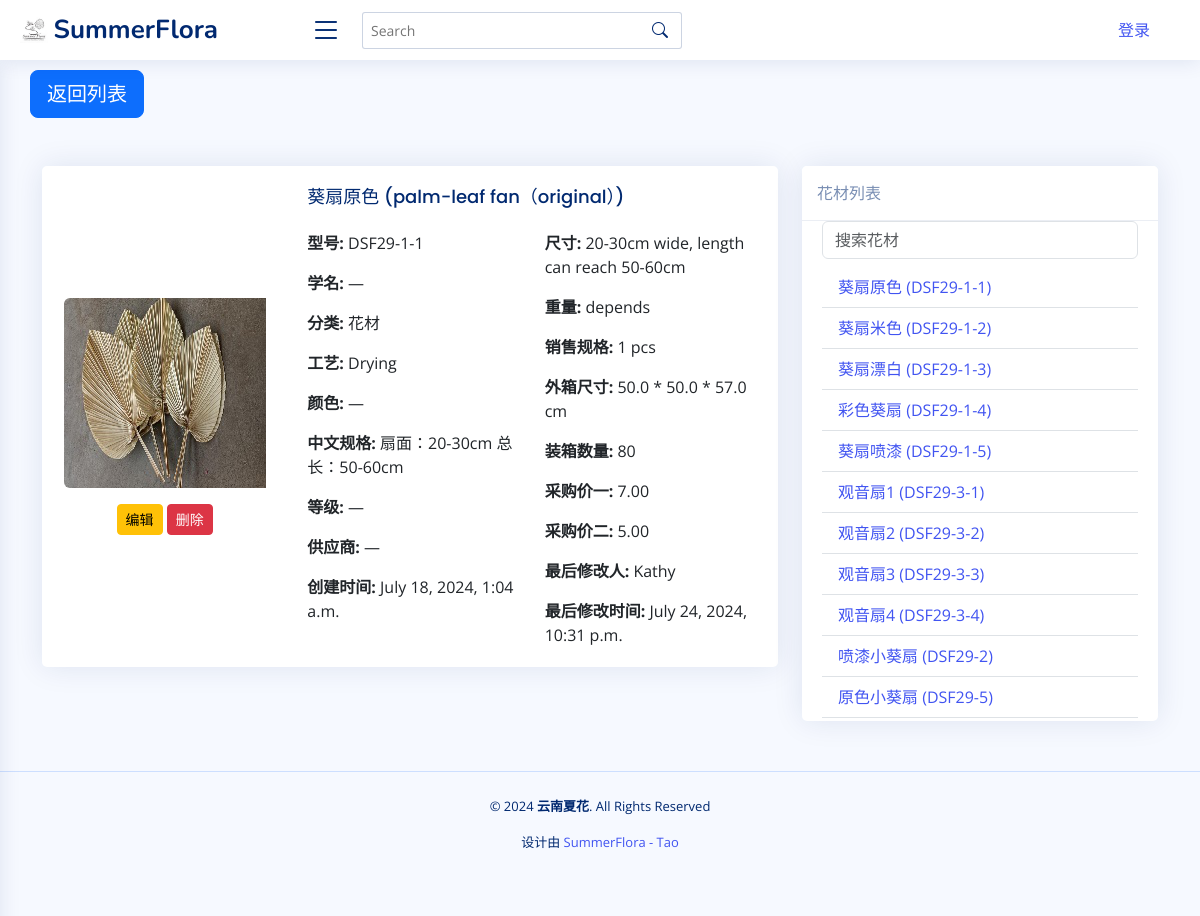
Page /flower_material/DSF29-1-1/ on the committed database.
### app01/models.py (models this page shows, shortened)
class FlowerMaterial(models.Model):
    model = models.CharField(
        max_length=100, blank=False, default="Material0000", primary_key=True
    )
    category = models.ForeignKey(
        Category, on_delete=models.SET_NULL, null=True, default="默认类型"
    )
    image = models.ImageField(upload_to="images/", null=True, blank=True, default=None)
    chinese_name = models.CharField(max_length=200, null=True, blank=True, default="")
    english_name = models.CharField(max_length=200, null=True, blank=True, default="")
    scientific_name = models.CharField(
        max_length=200, null=True, blank=True, default=""
    )
    color = models.CharField(max_length=200, null=True, blank=True, default="")
    chineses_specifications = models.CharField(
        max_length=200, null=True, blank=True, default="无中文规格"
    )
    size = models.CharField(
        max_length=200, help_text="单位：cm", blank=True, default=""
    )
    weight = models.CharField(
        max_length=200, help_text="单位：g", blank=True, default=""
    )
    sale_spec_quantity = models.CharField(
        max_length=200, help_text="销售规格的数字", blank=True, default=""
    )
    sale_spec_unit = models.CharField(
        max_length=10,
        help_text="销售规格的单位",
        choices=[("pcs", "pcs"), ("g", "g"), ("box", "box"), ("kg", "kg")],
        blank=True,
        null=True,
        default="pcs",
    )
    process = models.ForeignKey(
        Process, on_delete=models.SET_NULL, null=True, blank=True, default=None
    )
    outer_box_length = models.FloatField(
        help_text="长度，单位：cm", null=True, blank=True, default=0.0
    )
    outer_box_width = models.FloatField(
        help_text="宽度，单位：cm", null=True, blank=True, default=0.0
    )
    outer_box_height = models.FloatField(
        help_text="高度，单位：cm", null=True, blank=True, default=0.0
    )
    packing_quantity = models.IntegerField(
        help_text="单位：qty", null=True, blank=True, default=0
    )
    grade = models.ForeignKey(
        Grade, on_delete=models.SET_NULL, null=True, blank=True, default=None
    )
    supplier = models.ForeignKey(
        Supplier, on_delete=models.SET_NULL, null=True, blank=True, default=None
    )
    cost_price = models.DecimalField(
        max_digits=10, decimal_places=2, null=True, blank=True, default=0.0
    )  # 成本价
    price_one = models.DecimalField(
        max_digits=10, decimal_places=2, null=True, blank=True, default=0.0
    )
    price_two = models.DecimalField(
        max_digits=10, decimal_places=2, null=True, blank=True, default=0.0
    )
    created_by = models.ForeignKey(
        settings.AUTH_USER_MODEL,
        on_delete=models.SET_NULL,
        null=True,
        blank=True,
        default=None,
    )
    created_at = models.DateTimeField(editable=False)
    updated_at = models.DateTimeField()
    @property
    def outer_box_size(self):
        return (
            f"{self.outer_box_length} * {self.outer_box_width} * {self.outer_box_height} cm"
            if self.outer_box_length and self.outer_box_width and self.outer_box_height
            else ""
        )
    @property
    def sale_spec(self):
        return (
            f"{self.sale_spec_quantity} {self.sale_spec_unit}"
            if self.sale_spec_quantity and self.sale_spec_unit
            else ""
        )

class Category(models.Model):
    name = models.CharField(max_length=100)
    id = models.AutoField(primary_key=True)

class Process(models.Model):
    name = models.CharField(max_length=100)
    id = models.AutoField(primary_key=True)

class Grade(models.Model):
    id = models.AutoField(primary_key=True)
    name = models.CharField(max_length=100)

class Supplier(models.Model):
    name = models.CharField(max_length=100)
    id = models.AutoField(primary_key=True)

class CustomUser(AbstractUser):
    def __str__(self):
        return self.username

### app01/views.py (the view)
def flower_material_detail(request, model):
    material = get_object_or_404(FlowerMaterial, model=model)
    flower_materials = FlowerMaterial.objects.all()
    return render(
        request,
        "flower_material_detail.html",
        {
            "material": material,
            "flower_materials": flower_materials,
            "current_user": request.user,
        },
    )

### app01/templates/flower_material_detail.html (shortened to what this page needs)
{% extends 'base.html' %}
{% block content %}
  <a href="/flower-materials" class="btn btn-primary btn-lg" style="margin-left:auto">返回列表</a>
  <div class="container mt-5">
    <div class="row">
      <div class="col-md-8">
        <div class="card mb-3">
          <div class="row g-0">
            <div class="col-md-4 d-flex flex-column justify-content-center align-items-center">
              {% if material.image %}
                <img src="{{ material.image.url }}" class="img-fluid rounded-start" alt="{{ material.chinese_name }}" />
              {% else %}
                <p>无图片</p>
              {% endif %}
              <div class="mt-3">
                <a href="{% url 'edit_flower_material' material.model %}" class="btn btn-sm btn-warning">编辑</a>
                <a href="{% url 'delete_flower_material' material.model %}" class="btn btn-sm btn-danger">删除</a>
              </div>
            </div>
            <div class="col-md-8">
              <div class="card-body">
                <h5 class="card-title">{{ material.chinese_name }} ({{ material.english_name }})</h5>
                <div class="row">
                  <div class="col-6">
                    <p class="card-text">
                      <strong>型号:</strong> {{ material.model }}
                    </p>
                    <p class="card-text">
                      <strong>学名:</strong> {{ material.scientific_name }}
                    </p>
                    <p class="card-text">
                      <strong>分类:</strong> {{ material.category.name }}
                    </p>
                    <p class="card-text">
                      <strong>工艺:</strong> {{ material.process.name }}
                    </p>
                    <p class="card-text">
                      <strong>颜色:</strong> {{ material.color }}
                    </p>
                    <p class="card-text">
                      <strong>中文规格:</strong> {{ material.chineses_specifications }}
                    </p>
                    <p class="card-text">
                      <strong>等级:</strong> {{ material.grade.name }}
                    </p>
                    <p class="card-text">
                      <strong>供应商:</strong> {{ material.supplier.name }}
                    </p>
                    <p class="card-text">
                      <strong>创建时间:</strong> {{ material.created_at }}
                    </p>
                  </div>
                  <div class="col-6">
                    <p class="card-text">
                      <strong>尺寸:</strong> {{ material.size }}
                    </p>
                    <p class="card-text">
                      <strong>重量:</strong> {{ material.weight }}
                    </p>
                    <p class="card-text">
                      <strong>销售规格:</strong> {{ material.sale_spec }}
                    </p>
                    <p class="card-text">
                      <strong>外箱尺寸:</strong> {{ material.outer_box_size }}
                    </p>
                    <p class="card-text">
                      <strong>装箱数量:</strong> {{ material.packing_quantity }}
                    </p>
                    <p class="card-text">
                      <strong>采购价一:</strong> {{ material.price_one }}
                    </p>
                    <p class="card-text">
                      <strong>采购价二:</strong> {{ material.price_two }}
                    </p>
                    <p class="card-text">
                      <strong>最后修改人:</strong> {{ material.created_by.username }}
                    </p>
                    <p class="card-text">
                      <strong>最后修改时间:</strong> {{ material.updated_at }}
                    </p>
                  </div>
                </div>
              </div>
            </div>
          </div>
        </div>
      </div>
      <div class="col-md-4">
        <div class="position-sticky" style="top: 1rem;">
          <div class="card">
            <div class="card-header">花材列表</div>
            <div class="card-body" style="max-height: 500px; overflow-y: auto;">
              <input type="text" class="form-control mb-2" id="searchFlower" placeholder="搜索花材" />
              <ul class="list-group list-group-flush" id="flowerList">
                {% for flower in flower_materials %}
                  <li class="list-group-item">
                    <a href="{% url 'flower_material_detail' flower.model %}">{{ flower.chinese_name }} ({{ flower.model }})</a>
                  </li>
                {% endfor %}
              </ul>
            </div>
          </div>
        </div>
      </div>
    </div>
  </div>
{% endblock %}

### app01/static/assets/css/style.css (style rules this page uses)
:root { scroll-behavior: smooth; }
body { font-family: "Open Sans", sans-serif; background: #f6f9ff; color: #444444; }
a { color: #4154f1; text-decoration: none; }
h1, h2, h3, h4, h5, h6 { font-family: "Nunito", sans-serif; }
.card { margin-bottom: 30px; border: none; border-radius: 5px; box-shadow: 0px 0 30px rgba(1, 41, 112, 0.1); }
.card-header, .card-footer { border-color: #ebeef4; background-color: #fff; color: #798eb3; padding: 15px; }
.card-title { padding: 20px 0 15px 0; font-size: 18px; font-weight: 500; color: #012970; font-family: "Poppins", sans-serif; }
.card-body { padding: 0 20px 20px 20px; }

### rows in the picture
FlowerMaterial: image (picture), chinese_name "葵扇原色", english_name "palm-leaf fan（original）", model "DSF29-1-1", scientific_name "—", category.name "花材", process.name "Drying", color "—", chineses_specifications "扇面：20-30cm 总长：50-60cm", grade.name "—", supplier.name "—", created_at "July 18, 2024, 1:04 a.m.", size "20-30cm wide, length can reach 50-60cm", weight "depends", sale_spec "1 pcs", outer_box_size "50.0 * 50.0 * 57.0 cm", packing_quantity "80", price_one "7.00", price_two "5.00", created_by.username "Kathy", updated_at "July 24, 2024, 10:31 p.m."
FlowerMaterial: chinese_name "葵扇米色", model "DSF29-1-2"
FlowerMaterial: chinese_name "葵扇漂白", model "DSF29-1-3"
FlowerMaterial: chinese_name "彩色葵扇", model "DSF29-1-4"
FlowerMaterial: chinese_name "葵扇喷漆", model "DSF29-1-5"
FlowerMaterial: chinese_name "观音扇1", model "DSF29-3-1"
FlowerMaterial: chinese_name "观音扇2", model "DSF29-3-2"
FlowerMaterial: chinese_name "观音扇3", model "DSF29-3-3"
FlowerMaterial: chinese_name "观音扇4", model "DSF29-3-4"
FlowerMaterial: chinese_name "喷漆小葵扇", model "DSF29-2"
FlowerMaterial: chinese_name "原色小葵扇", model "DSF29-5"
